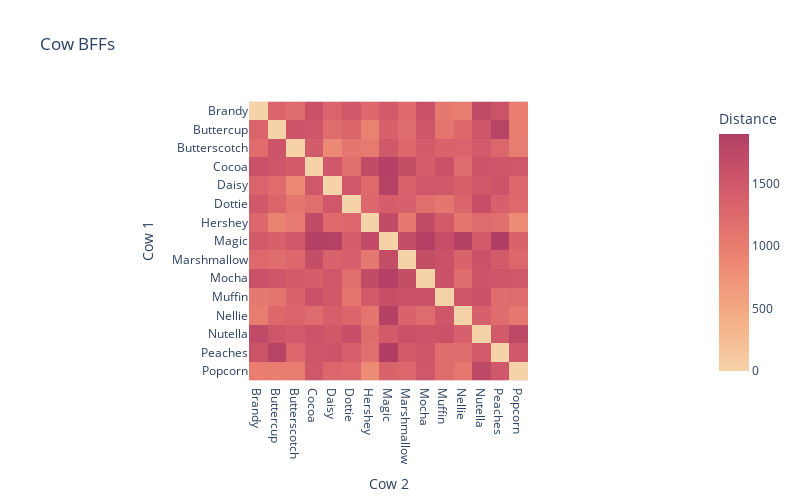

The notebook cell this image was saved under:
### Markdown cell above
# Display Heatmap

### Code cell
pdf = df.toPandas()
pdf = pdf.pivot(index='cow1', columns='cow2', values='distance').fillna(0)

import plotly.express as px
fig = px.imshow(pdf, x=pdf.columns, y=pdf.index, labels=dict(x="Cow 2", y="Cow 1", color="Distance"), title="Cow BFFs", color_continuous_scale='redor')
px.imshow(pdf, x=pdf.columns, y=pdf.index, labels=dict(x="Cow 2", y="Cow 1", color="Distance"),)

fig.update_layout(width=800,height=500)
fig.show()

### Figure 1 — Plotly figure (JSON) as saved in the notebook; plotly's stock layout.template omitted (floating-point values rounded to 4 significant figures; data arrays with more than 128 entries replaced by an {"elided": "..."} marker saying what was removed)
{"data": [{"coloraxis": "coloraxis", "hovertemplate": "Cow 2: %{x}<br>Cow 1: %{y}<br>Distance: %{z}<extra></extra>", "name": "0", "type": "heatmap", "x": ["Brandy", "Buttercup", "Butterscotch", "Cocoa", "Daisy", "Dottie", "Hershey", "Magic", "Marshmallow", "Mocha", "Muffin", "Nellie", "Nutella", "Peaches", "Popcorn"], "xaxis": "x", "y": ["Brandy", "Buttercup", "Butterscotch", "Cocoa", "Daisy", "Dottie", "Hershey", "Magic", "Marshmallow", "Mocha", "Muffin", "Nellie", "Nutella", "Peaches", "Popcorn"], "yaxis": "y", "z": {"elided": "15x15 float values"}}], "layout": {"coloraxis": {"colorbar": {"title": {"text": "Distance"}}, "colorscale": [[0, "rgb(246, 210, 169)"], [0.1667, "rgb(245, 183, 142)"], [0.3333, "rgb(241, 156, 124)"], [0.5, "rgb(234, 129, 113)"], [0.6667, "rgb(221, 104, 108)"], [0.8333, "rgb(202, 82, 104)"], [1, "rgb(177, 63, 100)"]]}, "height": 500, "title": {"text": "Cow BFFs"}, "width": 800, "xaxis": {"anchor": "y", "constrain": "domain", "domain": [0, 1], "scaleanchor": "y", "title": {"text": "Cow 2"}}, "yaxis": {"anchor": "x", "autorange": "reversed", "constrain": "domain", "domain": [0, 1], "title": {"text": "Cow 1"}}}}
